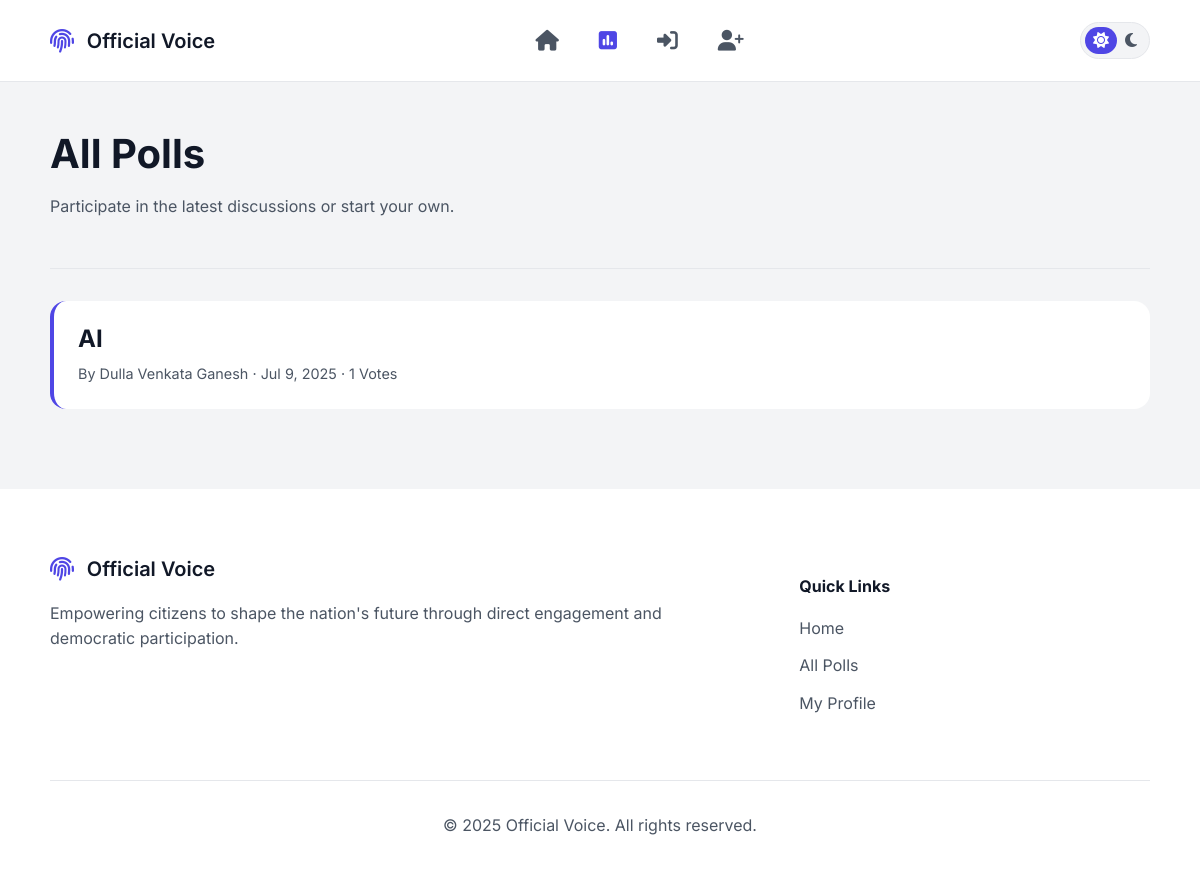
Screenshot of /polls/all with the database file from the repository.
### app.py (models this page shows, shortened)
class Poll(db.Model):
    id = db.Column(db.Integer, primary_key=True)
    topic = db.Column(db.String(300), nullable=False)
    description = db.Column(db.Text, nullable=True)
    user_id = db.Column(db.Integer, db.ForeignKey('user.id'), nullable=False)
    date_created = db.Column(db.DateTime, default=lambda: datetime.now(timezone.utc))
    status = db.Column(db.String(20), default='approved')
    options = db.relationship('PollOption', backref='poll', lazy='subquery', cascade="all, delete-orphan")
    votes = db.relationship('Vote', backref='poll', lazy='dynamic', cascade="all, delete-orphan")
    likes = db.relationship('PollLike', backref='poll', lazy='dynamic', cascade="all, delete-orphan")
    comments = db.relationship('Comment', backref='poll', lazy='dynamic', cascade="all, delete-orphan")
    chat_messages = db.relationship('Message', backref='poll_chat', lazy='dynamic', cascade="all, delete-orphan")

class User(db.Model):
    id = db.Column(db.Integer, primary_key=True)
    first_name = db.Column(db.String(100), nullable=False)
    last_name = db.Column(db.String(100), nullable=False)
    email = db.Column(db.String(120), unique=True, nullable=False)
    voter_id = db.Column(db.String(50), unique=True, nullable=False)
    password_hash = db.Column(db.String(256))
    is_admin = db.Column(db.Boolean, default=False)
    status = db.Column(db.String(20), default='active', nullable=False)
    date_joined = db.Column(db.DateTime, default=lambda: datetime.now(timezone.utc))
    points = db.Column(db.Integer, default=0, nullable=False)
    bio = db.Column(db.Text, nullable=True)
    profile_image_url = db.Column(db.String(255), nullable=True, default=None)
    deletion_date = db.Column(db.DateTime, nullable=True)
    polls = db.relationship('Poll', backref='author', lazy='dynamic', cascade="all, delete-orphan")
    notifications_received = db.relationship('Notification', backref='recipient', lazy='dynamic', foreign_keys='Notification.recipient_id', cascade="all, delete-orphan")
    followed = db.relationship('User', secondary=followers, primaryjoin=(followers.c.follower_id == id), secondaryjoin=(followers.c.followed_id == id), backref=db.backref('followers', lazy='dynamic'), lazy='dynamic')

### app.py (the view)
@app.route('/polls/all')
def all_polls():
    polls = Poll.query.options(joinedload(Poll.author)).order_by(Poll.date_created.desc()).all()
    return render_template('all_polls.html', polls=polls)

### app.py (called while the page is built)
@app.before_request
def load_logged_in_user():
    user_id = session.get('user_id')
    g.user = db.session.get(User, user_id) if user_id else None
    if g.user and g.user.status != 'active':
        if request.endpoint not in ['login', 'logout', 'static']:
            session.clear()
            g.user = None

@app.context_processor
def inject_globals():
    unread_notifications_count = 0
    if g.user and g.user.status == 'active':
        unread_notifications_count = Notification.query.filter_by(recipient_id=g.user.id, is_read=False).count()
    return {'user': g.user, 'year': datetime.now(timezone.utc).year, 'unread_notifications_count': unread_notifications_count, 'online_users_list': list(online_users.keys())}

### templates/all_polls.html (shortened to what this page needs)
{% extends 'base.html' %}
{% block content %}
<div class="container">
    <div class="page-header">
        <div><h1>All Polls</h1><p>Participate in the latest discussions or start your own.</p></div>
    </div>
    <div class="poll-list">
        {% for poll in polls %}
        <a href="{{ url_for('poll_view', poll_id=poll.id) }}" class="poll-item">
            <h3>{{ poll.topic }}</h3>
            <div class="poll-meta">
                <span>By {{ poll.author.first_name }} {{ poll.author.last_name }}</span> ·
                <span>{{ moment(poll.date_created).format('ll') }}</span> ·
                <span>{{ poll.votes.count() }} Votes</span>
            </div>
        </a>
        {% else %}
        <div class="card" style="text-align: center;"><p>No polls have been created yet. Be the first!</p></div>
        {% endfor %}
    </div>
</div>
{% endblock %}

### static/css/style.css (style rules this page uses)
:root { --primary:#4f46e5;--secondary:#1f2937;--accent-red:#dc2626;--accent-yellow:#f59e0b;--bg-main:#f3f4f6;--bg-card:#fff;--text-main:#111827;--text-light:#f9fafb;--text-gray:#4b5563;--border-color:#e5e7eb;--shadow-md:0 4px 6px -1px #00000012 }
body { font-family:'Inter',-apple-system,sans-serif;margin:0;background-color:var(--bg-main);color:var(--text-main);line-height:1.6;font-size:16px;-webkit-font-smoothing:antialiased }
h1,h2,h3 { font-weight:700;color:var(--text-main);margin:0 0 1rem 0;line-height:1.2 }
h1 { font-size:2.5rem }
h3 { font-size:1.5rem }
p { color:var(--text-gray);margin:0 0 1rem 0 }
a { color:var(--primary);text-decoration:none;transition:color .2s }
.container { max-width:1100px;margin:0 auto;padding:0 1rem }
@media (min-width:768px) { .container { padding:0 1.5rem } }
.page-header { display:flex;flex-direction:column;justify-content:space-between;align-items:flex-start;text-align:left;padding:3rem 0 2rem;border-bottom:1px solid var(--border-color);margin-bottom:2rem;gap:1rem }
@media (min-width:768px) { .page-header { flex-direction:row;align-items:center } }
.page-header p { margin-top:.5rem;max-width:600px }
.poll-list .poll-item { display:block;background:var(--bg-card);padding:1.5rem;border-radius:1rem;margin-bottom:1rem;border-left:4px solid var(--primary);transition:box-shadow .2s,border-color .2s;text-decoration:none }
.poll-list h3 { margin:0;color:var(--text-main) }
.poll-list .poll-meta { font-size:.9rem;color:var(--text-gray);margin-top:.5rem }

### rows the page displays
Poll: topic "AI", author.first_name "Dulla", author.last_name "Venkata Ganesh", date_created "Jul 9, 2025", votes.count "1"
